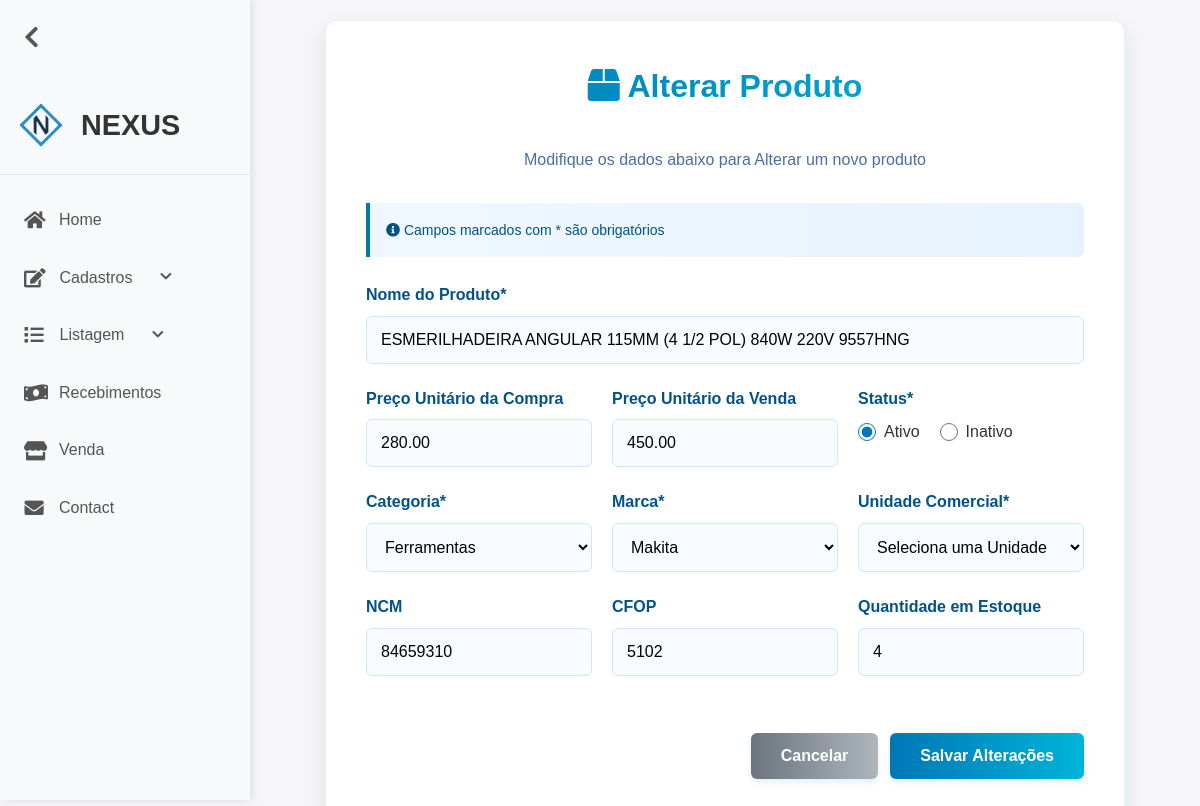
/produto-alterar.php?codigo=2 (signed in), run on the app's committed database.
### tables this page shows
CREATE TABLE `produto` (
  `codigo` int(11) NOT NULL,
  `status` tinyint(1) NOT NULL DEFAULT 1,
  `nome` varchar(100) NOT NULL,
  `precoUnitarioDaCompra` double(10,2) NOT NULL,
  `precoUnitarioDaVenda` double(10,2) NOT NULL,
  `quantEstoque` int(11) NOT NULL,
  `ncm` varchar(10) NOT NULL,
  `cfop` varchar(10) NOT NULL,
  `idMarca` int(11) NOT NULL,
  `idCategoria` int(11) NOT NULL,
  `unidMedida` varchar(6) NOT NULL
);

CREATE TABLE `categoria` (
  `codigo` int(11) NOT NULL,
  `status` tinyint(1) NOT NULL DEFAULT 1,
  `nome` varchar(45) NOT NULL
);

CREATE TABLE `marca` (
  `codigo` int(11) NOT NULL,
  `status` tinyint(1) NOT NULL DEFAULT 1,
  `nome` varchar(45) NOT NULL
);

### produto-alterar.php (the view, shortened to what this page needs)
<?php
require_once("conexao.php");
$sql = "SELECT * FROM produto WHERE codigo = " . $_GET['codigo'];
$resultado = mysqli_query($conexao, $sql);
$linha = mysqli_fetch_array($resultado);
?>
<!DOCTYPE html>
<html lang="pt-BR">
<head>
    <link rel="stylesheet" href="assets/css/formCadastro.css">
    <link rel="stylesheet" href="assets/css/reset.css">
    <link rel="stylesheet" href="assets/css/header.css">
    <link rel="stylesheet" href="https://cdnjs.cloudflare.com/ajax/libs/font-awesome/5.15.3/css/all.min.css">
</head>
<body>
    <?php require_once("header.php"); ?>
    <div class="container">
        <div class="form-header">
            <h1><i class="fas fa-box"></i> Alterar Produto</h1>
            <p>Modifique os dados abaixo para Alterar um novo produto</p>
        </div>
        <div class="info-box">
            <p><i class="fas fa-info-circle"></i> Campos marcados com * são obrigatórios</p>
        </div>
        <form method="POST"  id="form" data-validate>
            <div class="form-group">
                <label for="nome" class="form-label">Nome do Produto*</label>
                <input name="nome" type="text" class="form-control" id="nome" value="<?= $linha['nome'] ?>" required>
            </div>
            <div class="form-row">
                <div class="form-group">
                    <label for="precoUnitarioDaCompra" class="form-label">Preço Unitário da Compra</label>
                    <input name="precoUnitarioDaCompra" type="text" class="form-control" data-mask="valor" id="precoUnitarioDaCompra"
                        value="<?= $linha['precoUnitarioDaCompra'] ?>">
                </div>
                <div class="form-group">
                    <label for="precoUnitarioDaVenda" class="form-label">Preço Unitário da Venda</label>
                    <input name="precoUnitarioDaVenda" type="text" class="form-control" data-mask="valor" id="precoUnitarioDaVenda"
                        value="<?= $linha['precoUnitarioDaVenda'] ?>">
                </div>
                <div class="form-group">
                    <label>Status*</label>
                    <div class="radio-group">
                        <div class="radio-option">
                            <input type="radio" id="status-ativo" name="status" value="1" <?= $linha['status'] == 1 ? 'checked' : '' ?>>
                            <label for="status-ativo">Ativo</label>
                        </div>
                        <div class="radio-option">
                            <input type="radio" id="status-inativo" name="status" value="0" <?= $linha['status'] == 0 ? 'checked' : '' ?>>
                            <label for="status-inativo">Inativo</label>
                        </div>
                    </div>
                </div>
            </div>
            <div class="form-row">
                <div class="form-group">
                    <label for="product-category">Categoria*</label>
                    <select id="idCategoria" name="idCategoria" required>
                        <?php
                        $sql = "SELECT * FROM categoria ORDER BY nome";
                        $result = mysqli_query($conexao, $sql);
                        while ($row = mysqli_fetch_array($result)) { ?>
                            <option value="<?= $row['codigo'] ?>" <?= ($row['codigo']) == $linha['idCategoria'] ? 'selected' : '' ?>><?= $row['nome'] ?></option>
                        <?php } ?>
                    </select>
                </div>
                <div class="form-group">
                    <label for="product-marca">Marca*</label>
                    <select id="idMarca" name="idMarca" required>
                        <?php
                        $sql = "SELECT * FROM marca ORDER BY codigo";
                        $result = mysqli_query($conexao, $sql);
                        while ($row = mysqli_fetch_array($result)) { ?>
                            <option value="<?= $row['codigo'] ?>" <?= ($row['codigo']) == $linha['idMarca'] ? 'selected' : '' ?>><?= $row['nome'] ?></option>
                        <?php } ?>
                    </select>
                </div>
                <div class="form-group">
                    <label for="quantEstoque">Unidade Comercial*</label>
                    <select name="unidMedida" id="unidMedida" required>
                        <option value="">Seleciona uma Unidade</option>
                    </select>
                </div>
            </div>
            <div class="form-row">
                <div class="form-group">
                    <label for="ncm" class="form-label">NCM</label>
                    <input name="ncm" type="text" class="form-control" id="ncm" data-mask="ncm" maxlength="10" value="<?= $linha['ncm'] ?>">
                </div>
                <div class="form-group">
                    <label for="cfop" class="form-label">CFOP</label>
                    <input name="cfop" type="text" class="form-control" id="cfop" data-mask="numerico" maxlength="4" value="<?= $linha['cfop'] ?>">
                </div>
                <div class="form-group">
                    <label for="quantEstoque" class="form-label">Quantidade em Estoque</label>
                    <input name="quantEstoque" type="text" class="form-control" data-mask="numerico" maxlength="11" id="quantEstoque"
                        value="<?= $linha['quantEstoque'] ?>">
                </div>
            </div>
           <div class="button-group">
                <a href="produto-listar.php"><button type="button" class="btn btn-secondary">Cancelar</button></a>
                <button name="salvar" type="submit" class="btn">Salvar Alterações</button>
            </div>
        </form>
    </div>
</body>
</html>

### assets/css/formCadastro.css (style rules this page uses)
* { font-family: 'Segoe UI', Tahoma, Geneva, Verdana, sans-serif; }
body { background: #f6f5f7; color: #333; line-height: 1.6; min-height: 100vh; }
.container { max-width: 800px; margin: 20px auto; padding: 40px; background: #fff; border-radius: 12px; box-shadow: 0 8px 20px rgba(0, 82, 136, 0.1); border: 1px solid rgba(0, 119, 182, 0.1); width: 100%; }
h1 { text-align: center; margin-bottom: 35px; color: #005288; font-weight: 700; background: linear-gradient(to right, #0077b6, #00b4d8); -webkit-background-clip: text; -webkit-text-fill-color: transparent; }
.form-group { margin-bottom: 22px; }
label { display: block; margin-bottom: 8px; font-weight: 600; color: #005288; }
input[type="text"], input[type="email"], input[type="tel"], input[type="date"], input[type="password"], input[type="number"], textarea, select { width: 100%; padding: 14px; border: 1px solid #cce7ff; border-radius: 6px; font-size: 16px; transition: all 0.3s; background-color: #f8fbff; }
.form-row { display: flex; gap: 20px; }
.form-row .form-group { flex: 1; }
.btn { display: inline-block; background: linear-gradient(to right, #0077b6, #00b4d8); color: #fff; padding: 14px 30px; border: none; border-radius: 6px; cursor: pointer; font-size: 16px; font-weight: 600; transition: all 0.3s; box-shadow: 0 4px 6px rgba(0, 119, 182, 0.1); }
.btn-secondary { background: linear-gradient(to right, #6c757d, #adb5bd); margin-right: 12px; }
.button-group { display: flex; justify-content: flex-end; margin-top: 35px; }
.info-box { background: linear-gradient(to right, #f0f8ff, #e6f2ff); border-left: 4px solid #0077b6; padding: 16px; margin-bottom: 25px; border-radius: 0 6px 6px 0; }
.info-box p { color: #005288; margin: 0; font-size: 14px; }
.form-header { text-align: center; margin-bottom: 30px; }
.form-header p { color: #4a6fa5; margin-top: 10px; }
.radio-group { display: flex; gap: 20px; align-items: center; margin-top: 8px; }
.radio-option { display: flex; align-items: center; gap: 8px; }
.radio-option input[type="radio"] { accent-color: #0077b6; width: 18px; height: 18px; }
.radio-option label { margin-bottom: 0; font-weight: normal; color: #333; }

### assets/css/header.css (style rules this page uses)
* { font-family: 'Arial', sans-serif; }
body { display: flex; min-height: 100vh; transition: margin-left 0.3s ease; margin-left: 250px; }

### data on the page
produto: nome "ESMERILHADEIRA ANGULAR 115MM (4 1/2 POL) 840W 220V 9557HNG", precoUnitarioDaCompra "280.00", precoUnitarioDaVenda "450.00", status "☑ Ativo", status "☐ Inativo", idCategoria "Ferramentas", idMarca "Makita", ncm "84659310", cfop "5102", quantEstoque "4"
